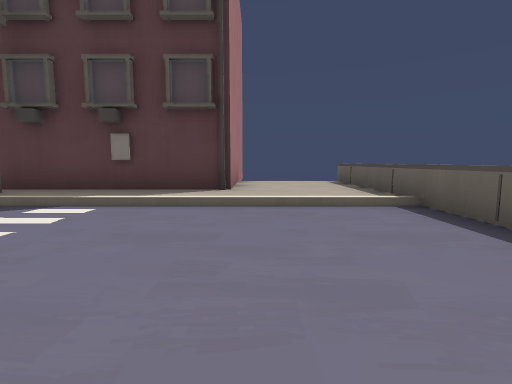
[1] (above)

17 first-person views from a walk through a level from a Godot 3-D game. The camera is 1.2 m above the floor, tilts 6° down and sees 85° across. The floor is counted in squares, 2 m on a side. Each view is taken from the middle of a square. On the plan, view 1 faces up. The plan holds only what a view shows up to about 9 squares ahead; the rest is blank. The place goes on beyond the plan. Door leaves are left out where a doorway can be walked through.

[2]
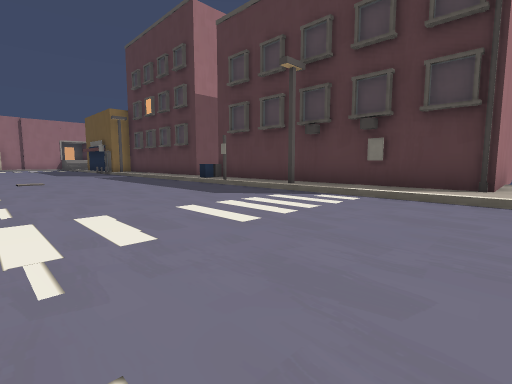

[3]
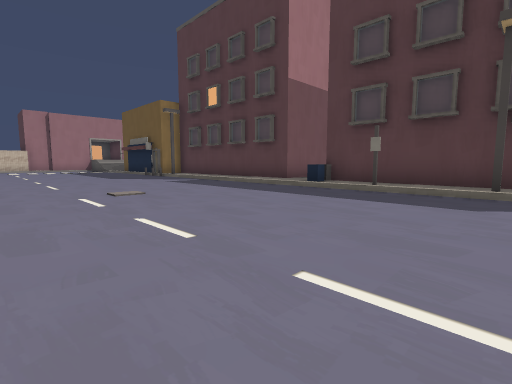

[4]
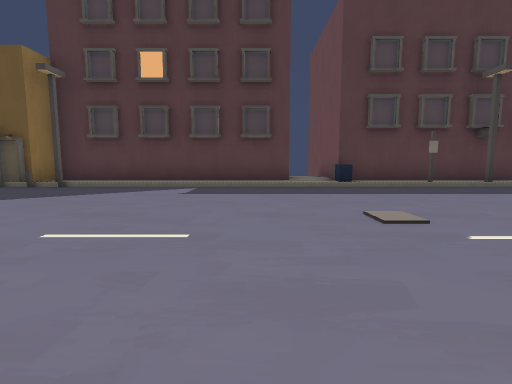

[5]
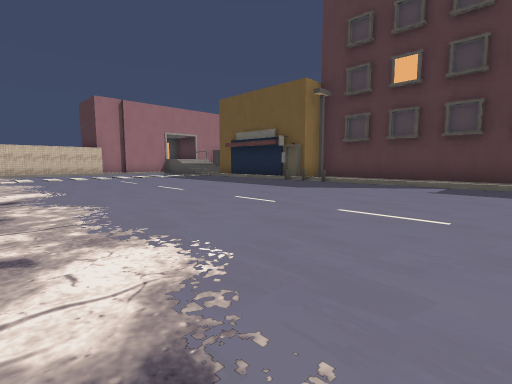

[6]
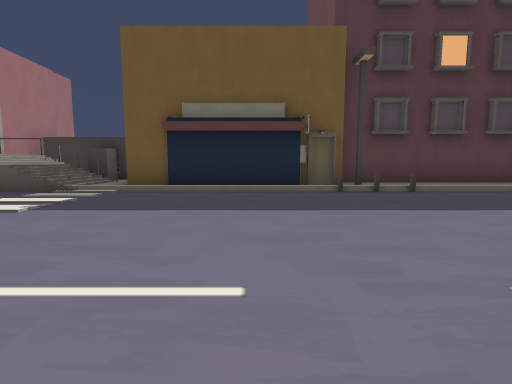

[7]
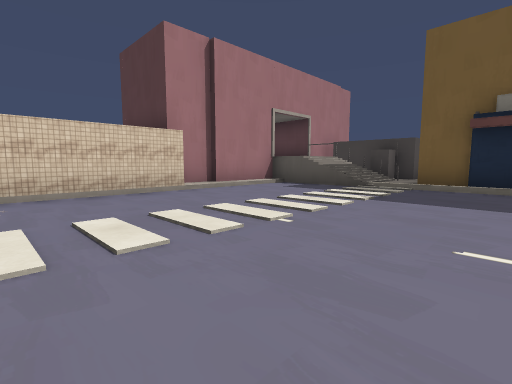

[8]
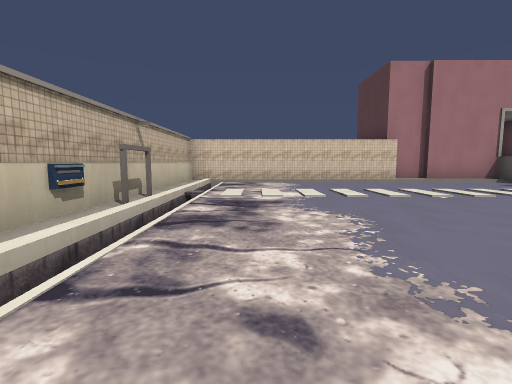

[9]
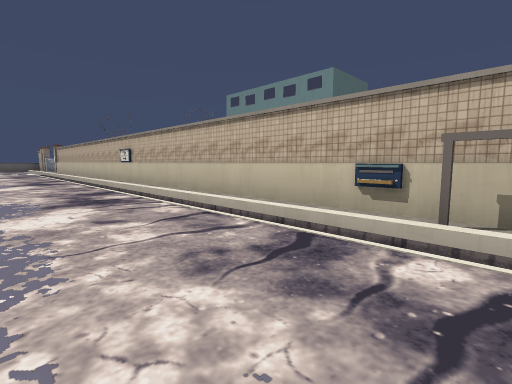

[10]
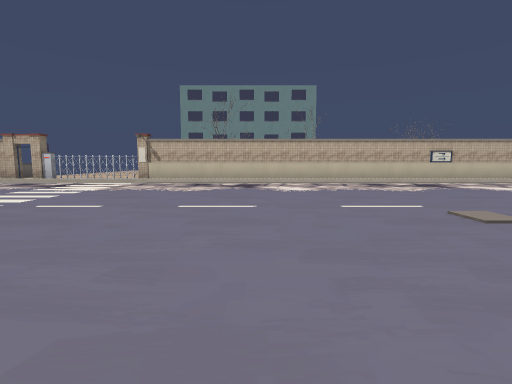

[11]
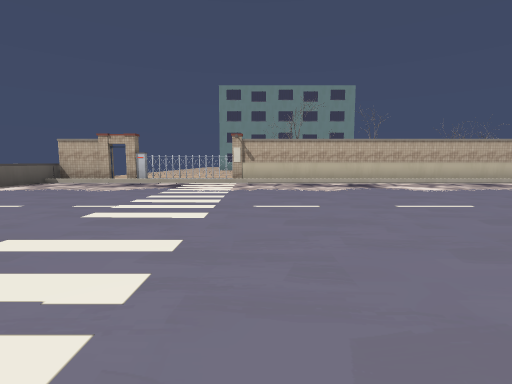

[12]
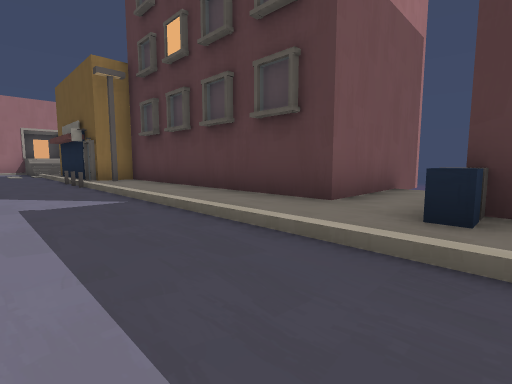

[13]
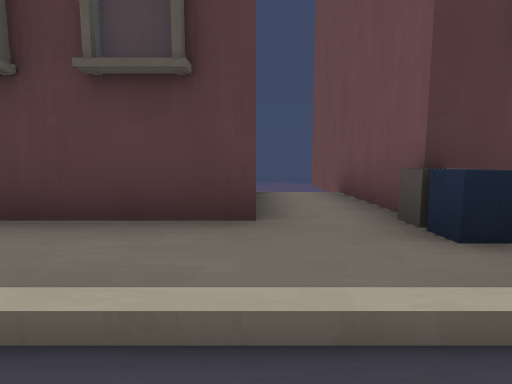

[14]
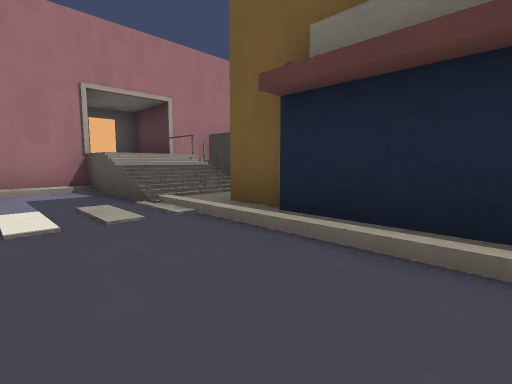

[15]
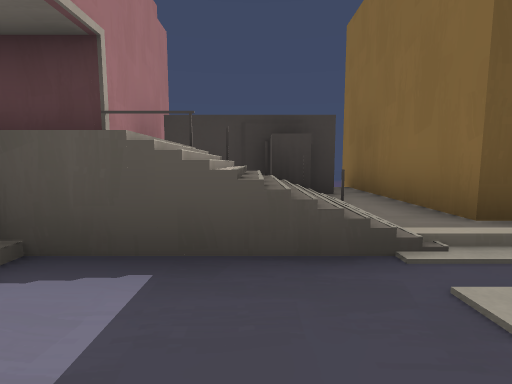

[16]
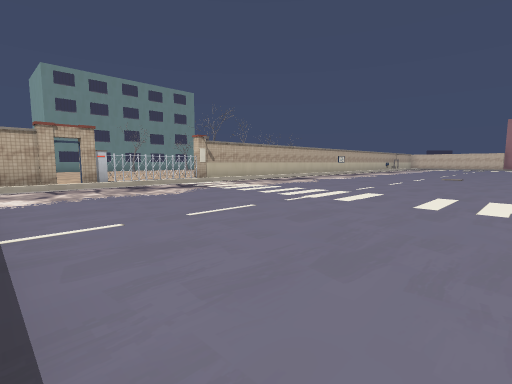

[17]
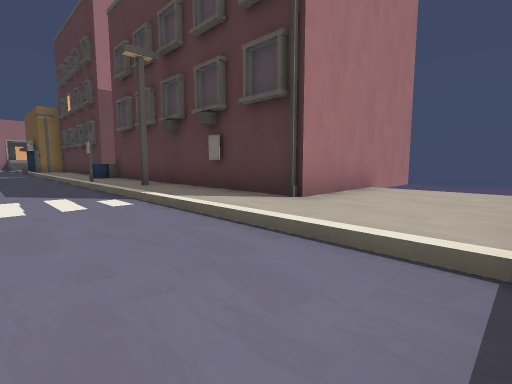

### Floor plan
Key: @ floor where view 1 was taken; # wall or solid block; x gap in a wall; . main floor; : floor 0.25 m higher than the main floor; + floor 1.5 m higher than the main floor; / step, stairs or slope; D door; ^ raised ledge; v drop or lower ground; P pole; B block; O other object.
Columns run from 28 left of view 1 to 2 right of it. Each row starts with its distance up from view 1.
 10                     #       v
  9   v               # #       v
  8   #   #           #v#      #vvv
  7   v^DD#           #:#      #:::
  6 v#xvBB#   ##################:::
  5 #  ///####DO:::::::B:::O:::::::
  4   +///////:D/////////P/////////
  3   #............................
  2   #............................
  1  #:............................
  0  ##.........................@..
 -1   #............................
 -2   #............................
 -3   #............................
 -4   #............................
 -5   #//////////////////////......
 -6   #########################xDD#

Where each view was taken, in squares from view 1:
view 1: 0 up, 0 right, facing up
view 2: 1 down, 0 right, facing up-left
view 3: 2 down, 4 left, facing up-left
view 4: 3 down, 11 left, facing up
view 5: 4 down, 11 left, facing up-left
view 6: 2 down, 19 left, facing up
view 7: 3 down, 20 left, facing up-left
view 8: 4 down, 17 left, facing left
view 9: 3 down, 21 left, facing down-right
view 10: 3 up, 7 left, facing down
view 11: 3 up, 4 left, facing down
view 12: 2 up, 8 left, facing up-left
view 13: 3 up, 10 left, facing up
view 14: 2 up, 19 left, facing up-left
view 15: 2 up, 24 left, facing up
view 16: 2 up, 2 right, facing down-left
view 17: 2 up, 2 right, facing up-left
